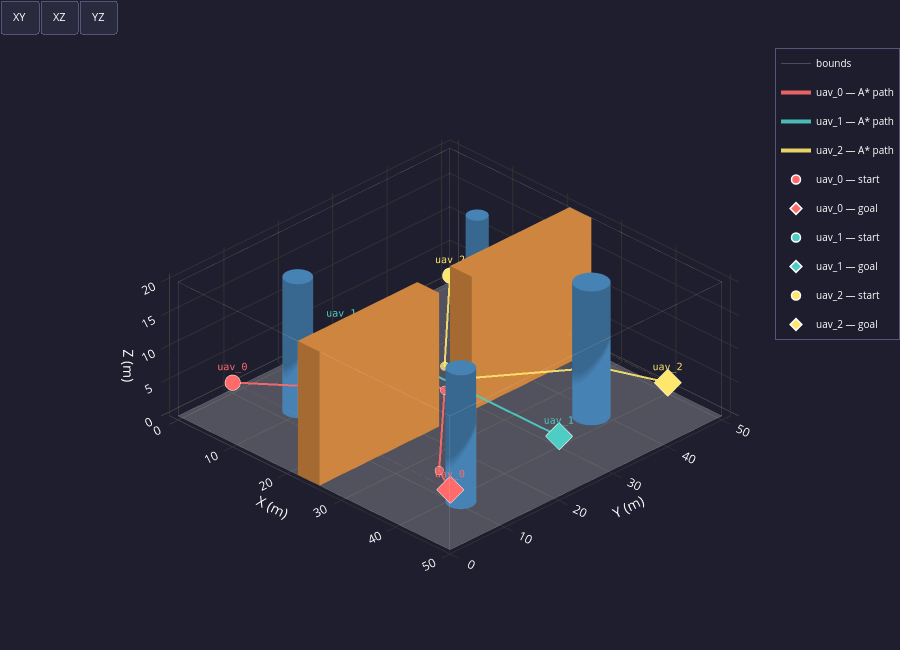

Notebook code for this chart:
### Code cell
# ── Cell 2 — Global Path Planning (A*) ──────────────────────────────────────
from global_planner import plan_paths, PlanResult, PlannerConfig
import logging
logging.getLogger("global_planner").setLevel(logging.WARNING)

PLANNER_CONFIG = os.path.join(_SWARM_DIR, "configs", "planner.yaml")

# ── Load planner config ───────────────────────────────────────────────────────
try:
    planner_cfg = PlannerConfig.from_yaml(PLANNER_CONFIG)
    w = env.world
    print(f"✓  Planner      [{os.path.basename(PLANNER_CONFIG)}]  "
          f"connectivity={planner_cfg.connectivity}  clearance={planner_cfg.clearance} voxel  "
          f"inflation={planner_cfg.inflation_radius} m")
except Exception as exc:
    print(f"✗  Planner      [{os.path.basename(PLANNER_CONFIG)}]  FAILED → {exc}")
    raise

# ── Apply obstacle inflation (rebuilds voxel grid if radius changed) ──────────
env.inflation_radius = planner_cfg.inflation_radius

# ── Run A* for all UAVs ───────────────────────────────────────────────────────
print(f"Running A* for {len(fleet.uavs)} UAVs  "
      f"(grid {env.world.nx}×{env.world.ny}×{env.world.nz})")

try:
    paths = plan_paths(env, fleet,
                       connectivity=planner_cfg.connectivity,
                       clearance=planner_cfg.clearance)
    for pr in paths:
        print(f"  ✓  {pr.uav_id:<10}  A*: {pr.n_astar_nodes:4d} nodes  "
              f"→  LOS: {pr.n_waypoints} waypoints  →  {pr.path_length:.1f} m")
except RuntimeError as exc:
    print(f"  ✗  A* FAILED — {exc}")
    raise

# ── Visualisation — same scene as Cell 1 + pruned paths ──────────────────────
plot_environment_3d(env, fleet=fleet, paths=paths)

### Figure 1 — Plotly figure (JSON) as saved in the notebook; plotly's stock layout.template omitted (floating-point values rounded to 4 significant figures; data arrays with more than 128 entries replaced by an {"elided": "..."} marker saying what was removed)
{"data": [{"color": "#EFEFEF", "flatshading": true, "hoverinfo": "skip", "i": [0, 0], "j": [1, 2], "k": [2, 3], "name": "floor", "opacity": 0.25, "showscale": false, "type": "mesh3d", "x": [0, 50, 50, 0], "y": [0, 0, 50, 50], "z": [0, 0, 0, 0]}, {"hoverinfo": "skip", "line": {"color": "white", "width": 1}, "mode": "lines", "name": "bounds", "opacity": 0.2, "type": "scatter3d", "x": [0, 50, null, 50, 50, null, 50, 0, null, 0, 0, null, 0, 50, null, 50, 50, null, 50, 0, null, 0, 0, null, 0, 0, null, 50, 50, null, 50, 50, null, 0, 0, null], "y": [0, 0, null, 0, 50, null, 50, 50, null, 50, 0, null, 0, 0, null, 0, 50, null, 50, 50, null, 50, 0, null, 0, 0, null, 0, 0, null, 50, 50, null, 50, 50, null], "z": [0, 0, null, 0, 0, null, 0, 0, null, 0, 0, null, 20, 20, null, 20, 20, null, 20, 20, null, 20, 20, null, 0, 20, null, 0, 20, null, 0, 20, null, 0, 20, null]}, {"color": "#4682B4", "flatshading": false, "hoverinfo": "skip", "i": {"elided": "160 int values"}, "j": {"elided": "160 int values"}, "k": {"elided": "160 int values"}, "name": "cyl_0", "opacity": 1, "showscale": false, "type": "mesh3d", "x": [12.0, 11.98, 11.9, 11.78, 11.62, 11.41, 11.18, 10.91, 10.62, 10.31, 10.0, 9.687, 9.382, 9.092, 8.824, 8.586, 8.382, 8.218, 8.098, 8.025, 8.0, 8.025, 8.098, 8.218, 8.382, 8.586, 8.824, 9.092, 9.382, 9.687, 10.0, 10.31, 10.62, 10.91, 11.18, 11.41, 11.62, 11.78, 11.9, 11.98, 12.0, 11.98, 11.9, 11.78, 11.62, 11.41, 11.18, 10.91, 10.62, 10.31, 10.0, 9.687, 9.382, 9.092, 8.824, 8.586, 8.382, 8.218, 8.098, 8.025, 8.0, 8.025, 8.098, 8.218, 8.382, 8.586, 8.824, 9.092, 9.382, 9.687, 10.0, 10.31, 10.62, 10.91, 11.18, 11.41, 11.62, 11.78, 11.9, 11.98, 10.0, 10.0], "y": [12.0, 12.31, 12.62, 12.91, 13.18, 13.41, 13.62, 13.78, 13.9, 13.98, 14.0, 13.98, 13.9, 13.78, 13.62, 13.41, 13.18, 12.91, 12.62, 12.31, 12.0, 11.69, 11.38, 11.09, 10.82, 10.59, 10.38, 10.22, 10.1, 10.02, 10.0, 10.02, 10.1, 10.22, 10.38, 10.59, 10.82, 11.09, 11.38, 11.69, 12.0, 12.31, 12.62, 12.91, 13.18, 13.41, 13.62, 13.78, 13.9, 13.98, 14.0, 13.98, 13.9, 13.78, 13.62, 13.41, 13.18, 12.91, 12.62, 12.31, 12.0, 11.69, 11.38, 11.09, 10.82, 10.59, 10.38, 10.22, 10.1, 10.02, 10.0, 10.02, 10.1, 10.22, 10.38, 10.59, 10.82, 11.09, 11.38, 11.69, 12.0, 12.0], "z": [0.0, 0.0, 0.0, 0.0, 0.0, 0.0, 0.0, 0.0, 0.0, 0.0, 0.0, 0.0, 0.0, 0.0, 0.0, 0.0, 0.0, 0.0, 0.0, 0.0, 0.0, 0.0, 0.0, 0.0, 0.0, 0.0, 0.0, 0.0, 0.0, 0.0, 0.0, 0.0, 0.0, 0.0, 0.0, 0.0, 0.0, 0.0, 0.0, 0.0, 20.0, 20.0, 20.0, 20.0, 20.0, 20.0, 20.0, 20.0, 20.0, 20.0, 20.0, 20.0, 20.0, 20.0, 20.0, 20.0, 20.0, 20.0, 20.0, 20.0, 20.0, 20.0, 20.0, 20.0, 20.0, 20.0, 20.0, 20.0, 20.0, 20.0, 20.0, 20.0, 20.0, 20.0, 20.0, 20.0, 20.0, 20.0, 20.0, 20.0, 0.0, 20.0]}, {"color": "#4682B4", "flatshading": false, "hoverinfo": "skip", "i": {"elided": "160 int values"}, "j": {"elided": "160 int values"}, "k": {"elided": "160 int values"}, "name": "cyl_1", "opacity": 1, "showscale": false, "type": "mesh3d", "x": [40.5, 40.47, 40.38, 40.23, 40.02, 39.77, 39.47, 39.13, 38.77, 38.39, 38.0, 37.61, 37.23, 36.87, 36.53, 36.23, 35.98, 35.77, 35.62, 35.53, 35.5, 35.53, 35.62, 35.77, 35.98, 36.23, 36.53, 36.87, 37.23, 37.61, 38.0, 38.39, 38.77, 39.13, 39.47, 39.77, 40.02, 40.23, 40.38, 40.47, 40.5, 40.47, 40.38, 40.23, 40.02, 39.77, 39.47, 39.13, 38.77, 38.39, 38.0, 37.61, 37.23, 36.87, 36.53, 36.23, 35.98, 35.77, 35.62, 35.53, 35.5, 35.53, 35.62, 35.77, 35.98, 36.23, 36.53, 36.87, 37.23, 37.61, 38.0, 38.39, 38.77, 39.13, 39.47, 39.77, 40.02, 40.23, 40.38, 40.47, 38.0, 38.0], "y": [38.0, 38.39, 38.77, 39.13, 39.47, 39.77, 40.02, 40.23, 40.38, 40.47, 40.5, 40.47, 40.38, 40.23, 40.02, 39.77, 39.47, 39.13, 38.77, 38.39, 38.0, 37.61, 37.23, 36.87, 36.53, 36.23, 35.98, 35.77, 35.62, 35.53, 35.5, 35.53, 35.62, 35.77, 35.98, 36.23, 36.53, 36.87, 37.23, 37.61, 38.0, 38.39, 38.77, 39.13, 39.47, 39.77, 40.02, 40.23, 40.38, 40.47, 40.5, 40.47, 40.38, 40.23, 40.02, 39.77, 39.47, 39.13, 38.77, 38.39, 38.0, 37.61, 37.23, 36.87, 36.53, 36.23, 35.98, 35.77, 35.62, 35.53, 35.5, 35.53, 35.62, 35.77, 35.98, 36.23, 36.53, 36.87, 37.23, 37.61, 38.0, 38.0], "z": [0.0, 0.0, 0.0, 0.0, 0.0, 0.0, 0.0, 0.0, 0.0, 0.0, 0.0, 0.0, 0.0, 0.0, 0.0, 0.0, 0.0, 0.0, 0.0, 0.0, 0.0, 0.0, 0.0, 0.0, 0.0, 0.0, 0.0, 0.0, 0.0, 0.0, 0.0, 0.0, 0.0, 0.0, 0.0, 0.0, 0.0, 0.0, 0.0, 0.0, 20.0, 20.0, 20.0, 20.0, 20.0, 20.0, 20.0, 20.0, 20.0, 20.0, 20.0, 20.0, 20.0, 20.0, 20.0, 20.0, 20.0, 20.0, 20.0, 20.0, 20.0, 20.0, 20.0, 20.0, 20.0, 20.0, 20.0, 20.0, 20.0, 20.0, 20.0, 20.0, 20.0, 20.0, 20.0, 20.0, 20.0, 20.0, 20.0, 20.0, 0.0, 20.0]}, {"color": "#4682B4", "flatshading": false, "hoverinfo": "skip", "i": {"elided": "160 int values"}, "j": {"elided": "160 int values"}, "k": {"elided": "160 int values"}, "name": "cyl_2", "opacity": 1, "showscale": false, "type": "mesh3d", "x": [16.5, 16.48, 16.43, 16.34, 16.21, 16.06, 15.88, 15.68, 15.46, 15.23, 15.0, 14.77, 14.54, 14.32, 14.12, 13.94, 13.79, 13.66, 13.57, 13.52, 13.5, 13.52, 13.57, 13.66, 13.79, 13.94, 14.12, 14.32, 14.54, 14.77, 15.0, 15.23, 15.46, 15.68, 15.88, 16.06, 16.21, 16.34, 16.43, 16.48, 16.5, 16.48, 16.43, 16.34, 16.21, 16.06, 15.88, 15.68, 15.46, 15.23, 15.0, 14.77, 14.54, 14.32, 14.12, 13.94, 13.79, 13.66, 13.57, 13.52, 13.5, 13.52, 13.57, 13.66, 13.79, 13.94, 14.12, 14.32, 14.54, 14.77, 15.0, 15.23, 15.46, 15.68, 15.88, 16.06, 16.21, 16.34, 16.43, 16.48, 15.0, 15.0], "y": [40.0, 40.23, 40.46, 40.68, 40.88, 41.06, 41.21, 41.34, 41.43, 41.48, 41.5, 41.48, 41.43, 41.34, 41.21, 41.06, 40.88, 40.68, 40.46, 40.23, 40.0, 39.77, 39.54, 39.32, 39.12, 38.94, 38.79, 38.66, 38.57, 38.52, 38.5, 38.52, 38.57, 38.66, 38.79, 38.94, 39.12, 39.32, 39.54, 39.77, 40.0, 40.23, 40.46, 40.68, 40.88, 41.06, 41.21, 41.34, 41.43, 41.48, 41.5, 41.48, 41.43, 41.34, 41.21, 41.06, 40.88, 40.68, 40.46, 40.23, 40.0, 39.77, 39.54, 39.32, 39.12, 38.94, 38.79, 38.66, 38.57, 38.52, 38.5, 38.52, 38.57, 38.66, 38.79, 38.94, 39.12, 39.32, 39.54, 39.77, 40.0, 40.0], "z": [0.0, 0.0, 0.0, 0.0, 0.0, 0.0, 0.0, 0.0, 0.0, 0.0, 0.0, 0.0, 0.0, 0.0, 0.0, 0.0, 0.0, 0.0, 0.0, 0.0, 0.0, 0.0, 0.0, 0.0, 0.0, 0.0, 0.0, 0.0, 0.0, 0.0, 0.0, 0.0, 0.0, 0.0, 0.0, 0.0, 0.0, 0.0, 0.0, 0.0, 20.0, 20.0, 20.0, 20.0, 20.0, 20.0, 20.0, 20.0, 20.0, 20.0, 20.0, 20.0, 20.0, 20.0, 20.0, 20.0, 20.0, 20.0, 20.0, 20.0, 20.0, 20.0, 20.0, 20.0, 20.0, 20.0, 20.0, 20.0, 20.0, 20.0, 20.0, 20.0, 20.0, 20.0, 20.0, 20.0, 20.0, 20.0, 20.0, 20.0, 0.0, 20.0]}, {"color": "#4682B4", "flatshading": false, "hoverinfo": "skip", "i": {"elided": "160 int values"}, "j": {"elided": "160 int values"}, "k": {"elided": "160 int values"}, "name": "cyl_3", "opacity": 1, "showscale": false, "type": "mesh3d", "x": [44.0, 43.98, 43.9, 43.78, 43.62, 43.41, 43.18, 42.91, 42.62, 42.31, 42.0, 41.69, 41.38, 41.09, 40.82, 40.59, 40.38, 40.22, 40.1, 40.02, 40.0, 40.02, 40.1, 40.22, 40.38, 40.59, 40.82, 41.09, 41.38, 41.69, 42.0, 42.31, 42.62, 42.91, 43.18, 43.41, 43.62, 43.78, 43.9, 43.98, 44.0, 43.98, 43.9, 43.78, 43.62, 43.41, 43.18, 42.91, 42.62, 42.31, 42.0, 41.69, 41.38, 41.09, 40.82, 40.59, 40.38, 40.22, 40.1, 40.02, 40.0, 40.02, 40.1, 40.22, 40.38, 40.59, 40.82, 41.09, 41.38, 41.69, 42.0, 42.31, 42.62, 42.91, 43.18, 43.41, 43.62, 43.78, 43.9, 43.98, 42.0, 42.0], "y": [10.0, 10.31, 10.62, 10.91, 11.18, 11.41, 11.62, 11.78, 11.9, 11.98, 12.0, 11.98, 11.9, 11.78, 11.62, 11.41, 11.18, 10.91, 10.62, 10.31, 10.0, 9.687, 9.382, 9.092, 8.824, 8.586, 8.382, 8.218, 8.098, 8.025, 8.0, 8.025, 8.098, 8.218, 8.382, 8.586, 8.824, 9.092, 9.382, 9.687, 10.0, 10.31, 10.62, 10.91, 11.18, 11.41, 11.62, 11.78, 11.9, 11.98, 12.0, 11.98, 11.9, 11.78, 11.62, 11.41, 11.18, 10.91, 10.62, 10.31, 10.0, 9.687, 9.382, 9.092, 8.824, 8.586, 8.382, 8.218, 8.098, 8.025, 8.0, 8.025, 8.098, 8.218, 8.382, 8.586, 8.824, 9.092, 9.382, 9.687, 10.0, 10.0], "z": [0.0, 0.0, 0.0, 0.0, 0.0, 0.0, 0.0, 0.0, 0.0, 0.0, 0.0, 0.0, 0.0, 0.0, 0.0, 0.0, 0.0, 0.0, 0.0, 0.0, 0.0, 0.0, 0.0, 0.0, 0.0, 0.0, 0.0, 0.0, 0.0, 0.0, 0.0, 0.0, 0.0, 0.0, 0.0, 0.0, 0.0, 0.0, 0.0, 0.0, 20.0, 20.0, 20.0, 20.0, 20.0, 20.0, 20.0, 20.0, 20.0, 20.0, 20.0, 20.0, 20.0, 20.0, 20.0, 20.0, 20.0, 20.0, 20.0, 20.0, 20.0, 20.0, 20.0, 20.0, 20.0, 20.0, 20.0, 20.0, 20.0, 20.0, 20.0, 20.0, 20.0, 20.0, 20.0, 20.0, 20.0, 20.0, 20.0, 20.0, 0.0, 20.0]}, {"color": "#CD853F", "flatshading": true, "hoverinfo": "skip", "i": [7, 0, 0, 0, 4, 4, 6, 6, 4, 0, 3, 2], "j": [3, 4, 1, 2, 5, 6, 5, 2, 0, 1, 6, 3], "k": [0, 7, 2, 7, 6, 7, 1, 1, 5, 5, 7, 6], "name": "passage_wall_south", "opacity": 1, "showscale": false, "type": "mesh3d", "x": [22, 26, 26, 22, 22, 26, 26, 22], "y": [0, 0, 22, 22, 0, 0, 22, 22], "z": [0, 0, 0, 0, 20, 20, 20, 20]}, {"color": "#CD853F", "flatshading": true, "hoverinfo": "skip", "i": [7, 0, 0, 0, 4, 4, 6, 6, 4, 0, 3, 2], "j": [3, 4, 1, 2, 5, 6, 5, 2, 0, 1, 6, 3], "k": [0, 7, 2, 7, 6, 7, 1, 1, 5, 5, 7, 6], "name": "passage_wall_north", "opacity": 1, "showscale": false, "type": "mesh3d", "x": [22, 26, 26, 22, 22, 26, 26, 22], "y": [28, 28, 50, 50, 28, 28, 50, 50], "z": [0, 0, 0, 0, 20, 20, 20, 20]}, {"hovertemplate": "<b>uav_0 — A* path</b><br>x=%{x:.1f}  y=%{y:.1f}  z=%{z:.1f}<extra></extra>", "legendgroup": "uav_0_path", "line": {"color": "#FF6B6B", "width": 4}, "mode": "lines", "name": "uav_0 — A* path", "opacity": 0.9, "showlegend": true, "type": "scatter3d", "x": [5, 12.75, 21.75, 26.25, 40.75, 45], "y": [5, 10.75, 22.75, 22.75, 7.25, 5], "z": [5, 5.25, 5.25, 5.25, 5.25, 5]}, {"hoverinfo": "skip", "legendgroup": "uav_0_path", "marker": {"color": "#FF6B6B", "line": {"color": "white", "width": 1}, "size": 5}, "mode": "markers", "opacity": 0.8, "showlegend": false, "type": "scatter3d", "x": [12.75, 21.75, 26.25, 40.75], "y": [10.75, 22.75, 22.75, 7.25], "z": [5.25, 5.25, 5.25, 5.25]}, {"hovertemplate": "<b>uav_1 — A* path</b><br>x=%{x:.1f}  y=%{y:.1f}  z=%{z:.1f}<extra></extra>", "legendgroup": "uav_1_path", "line": {"color": "#4ECDC4", "width": 4}, "mode": "lines", "name": "uav_1 — A* path", "opacity": 0.9, "showlegend": true, "type": "scatter3d", "x": [5, 45], "y": [25, 25], "z": [5, 5]}, {"hovertemplate": "<b>uav_2 — A* path</b><br>x=%{x:.1f}  y=%{y:.1f}  z=%{z:.1f}<extra></extra>", "legendgroup": "uav_2_path", "line": {"color": "#FFE66D", "width": 4}, "mode": "lines", "name": "uav_2 — A* path", "opacity": 0.9, "showlegend": true, "type": "scatter3d", "x": [5, 21.75, 26.25, 36.25, 45], "y": [45, 27.25, 27.25, 41.25, 45], "z": [5, 5.25, 5.25, 5.25, 5]}, {"hoverinfo": "skip", "legendgroup": "uav_2_path", "marker": {"color": "#FFE66D", "line": {"color": "white", "width": 1}, "size": 5}, "mode": "markers", "opacity": 0.8, "showlegend": false, "type": "scatter3d", "x": [21.75, 26.25, 36.25], "y": [27.25, 27.25, 41.25], "z": [5.25, 5.25, 5.25]}, {"hovertemplate": "<b>uav_0 — start</b><br>x=5.0  y=5.0  z=5.0<extra></extra>", "legendgroup": "uav_0_start", "marker": {"color": "#FF6B6B", "line": {"color": "white", "width": 1.5}, "size": 9, "symbol": "circle"}, "mode": "markers+text", "name": "uav_0 — start", "showlegend": true, "text": ["uav_0"], "textfont": {"color": "#FF6B6B", "family": "monospace", "size": 10}, "textposition": "top center", "type": "scatter3d", "x": [5], "y": [5], "z": [5]}, {"hovertemplate": "<b>uav_0 — goal</b><br>x=45.0  y=5.0  z=5.0<extra></extra>", "legendgroup": "uav_0_goal", "marker": {"color": "#FF6B6B", "line": {"color": "white", "width": 1.5}, "size": 9, "symbol": "diamond"}, "mode": "markers+text", "name": "uav_0 — goal", "showlegend": true, "text": ["uav_0"], "textfont": {"color": "#FF6B6B", "family": "monospace", "size": 10}, "textposition": "top center", "type": "scatter3d", "x": [45], "y": [5], "z": [5]}, {"hoverinfo": "skip", "legendgroup": "uav_0_start", "line": {"color": "#FF6B6B", "dash": "dot", "width": 1.5}, "mode": "lines", "opacity": 0.35, "showlegend": false, "type": "scatter3d", "x": [5, 45], "y": [5, 5], "z": [5, 5]}, {"hovertemplate": "<b>uav_1 — start</b><br>x=5.0  y=25.0  z=5.0<extra></extra>", "legendgroup": "uav_1_start", "marker": {"color": "#4ECDC4", "line": {"color": "white", "width": 1.5}, "size": 9, "symbol": "circle"}, "mode": "markers+text", "name": "uav_1 — start", "showlegend": true, "text": ["uav_1"], "textfont": {"color": "#4ECDC4", "family": "monospace", "size": 10}, "textposition": "top center", "type": "scatter3d", "x": [5], "y": [25], "z": [5]}, {"hovertemplate": "<b>uav_1 — goal</b><br>x=45.0  y=25.0  z=5.0<extra></extra>", "legendgroup": "uav_1_goal", "marker": {"color": "#4ECDC4", "line": {"color": "white", "width": 1.5}, "size": 9, "symbol": "diamond"}, "mode": "markers+text", "name": "uav_1 — goal", "showlegend": true, "text": ["uav_1"], "textfont": {"color": "#4ECDC4", "family": "monospace", "size": 10}, "textposition": "top center", "type": "scatter3d", "x": [45], "y": [25], "z": [5]}, {"hoverinfo": "skip", "legendgroup": "uav_1_start", "line": {"color": "#4ECDC4", "dash": "dot", "width": 1.5}, "mode": "lines", "opacity": 0.35, "showlegend": false, "type": "scatter3d", "x": [5, 45], "y": [25, 25], "z": [5, 5]}, {"hovertemplate": "<b>uav_2 — start</b><br>x=5.0  y=45.0  z=5.0<extra></extra>", "legendgroup": "uav_2_start", "marker": {"color": "#FFE66D", "line": {"color": "white", "width": 1.5}, "size": 9, "symbol": "circle"}, "mode": "markers+text", "name": "uav_2 — start", "showlegend": true, "text": ["uav_2"], "textfont": {"color": "#FFE66D", "family": "monospace", "size": 10}, "textposition": "top center", "type": "scatter3d", "x": [5], "y": [45], "z": [5]}, {"hovertemplate": "<b>uav_2 — goal</b><br>x=45.0  y=45.0  z=5.0<extra></extra>", "legendgroup": "uav_2_goal", "marker": {"color": "#FFE66D", "line": {"color": "white", "width": 1.5}, "size": 9, "symbol": "diamond"}, "mode": "markers+text", "name": "uav_2 — goal", "showlegend": true, "text": ["uav_2"], "textfont": {"color": "#FFE66D", "family": "monospace", "size": 10}, "textposition": "top center", "type": "scatter3d", "x": [45], "y": [45], "z": [5]}, {"hoverinfo": "skip", "legendgroup": "uav_2_start", "line": {"color": "#FFE66D", "dash": "dot", "width": 1.5}, "mode": "lines", "opacity": 0.35, "showlegend": false, "type": "scatter3d", "x": [5, 45], "y": [45, 45], "z": [5, 5]}], "layout": {"height": 650, "legend": {"bgcolor": "rgba(30,30,46,0.85)", "bordercolor": "#555577", "borderwidth": 1, "font": {"color": "white", "size": 10}, "x": 1, "xanchor": "right", "y": 1, "yanchor": "top"}, "margin": {"b": 0, "l": 0, "r": 0, "t": 40}, "paper_bgcolor": "#1E1E2E", "scene": {"aspectmode": "data", "bgcolor": "#1E1E2E", "camera": {"eye": {"x": 1.5, "y": -1.5, "z": 1.2}, "projection": {"type": "orthographic"}}, "xaxis": {"color": "white", "gridcolor": "#333333", "showbackground": false, "title": {"text": "X (m)"}, "zerolinecolor": "#555555"}, "yaxis": {"color": "white", "gridcolor": "#333333", "showbackground": false, "title": {"text": "Y (m)"}, "zerolinecolor": "#555555"}, "zaxis": {"color": "white", "gridcolor": "#333333", "showbackground": false, "title": {"text": "Z (m)"}, "zerolinecolor": "#555555"}}, "showlegend": true, "updatemenus": [{"bgcolor": "#2A2A3E", "bordercolor": "#555577", "buttons": [{"args": ["scene.camera", {"center": {"x": 0, "y": 0, "z": 0}, "eye": {"x": 0, "y": 0, "z": 2.5}, "projection": {"type": "orthographic"}, "up": {"x": 0, "y": 1, "z": 0}}], "label": "XY", "method": "relayout"}, {"args": ["scene.camera", {"center": {"x": 0, "y": 0, "z": 0}, "eye": {"x": 0, "y": -2.5, "z": 0}, "projection": {"type": "orthographic"}, "up": {"x": 0, "y": 0, "z": 1}}], "label": "XZ", "method": "relayout"}, {"args": ["scene.camera", {"center": {"x": 0, "y": 0, "z": 0}, "eye": {"x": 2.5, "y": 0, "z": 0}, "projection": {"type": "orthographic"}, "up": {"x": 0, "y": 0, "z": 1}}], "label": "YZ", "method": "relayout"}], "direction": "right", "font": {"color": "white", "size": 11}, "showactive": false, "type": "buttons", "x": 0, "xanchor": "left", "y": 1.08, "yanchor": "top"}], "width": 900}}
